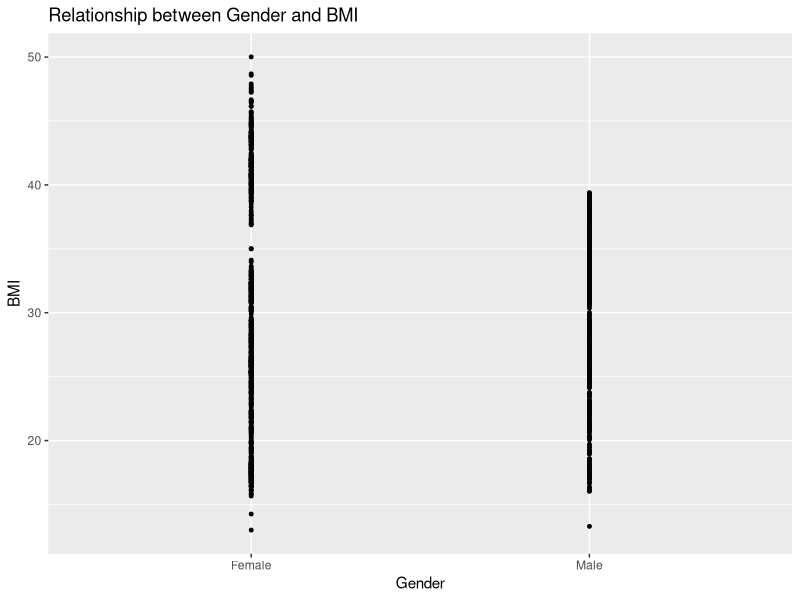
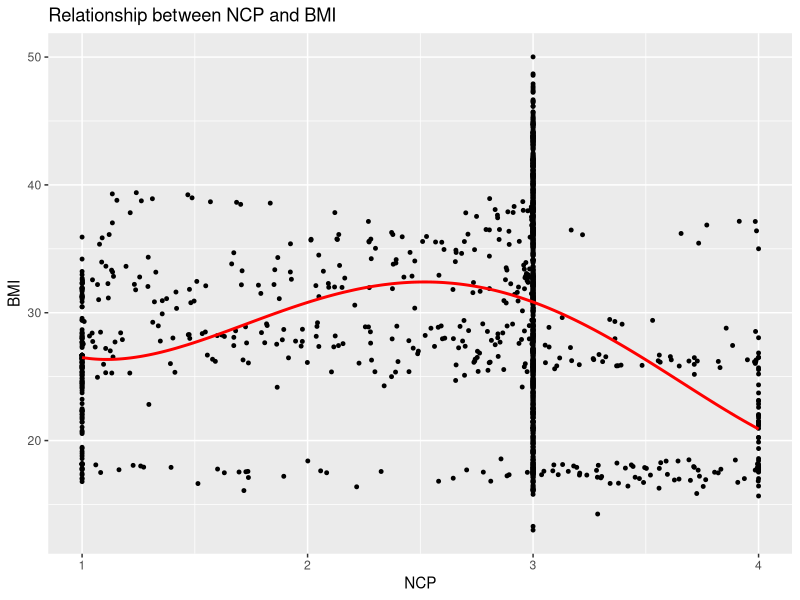
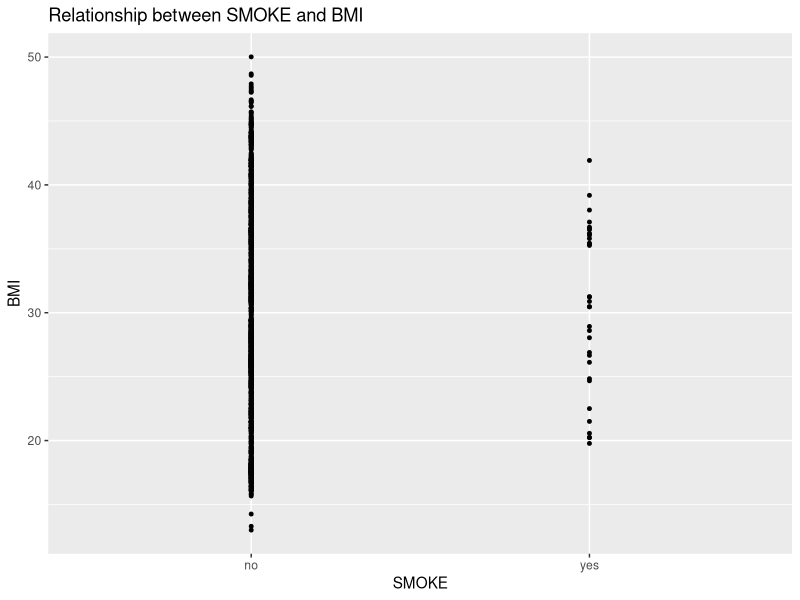
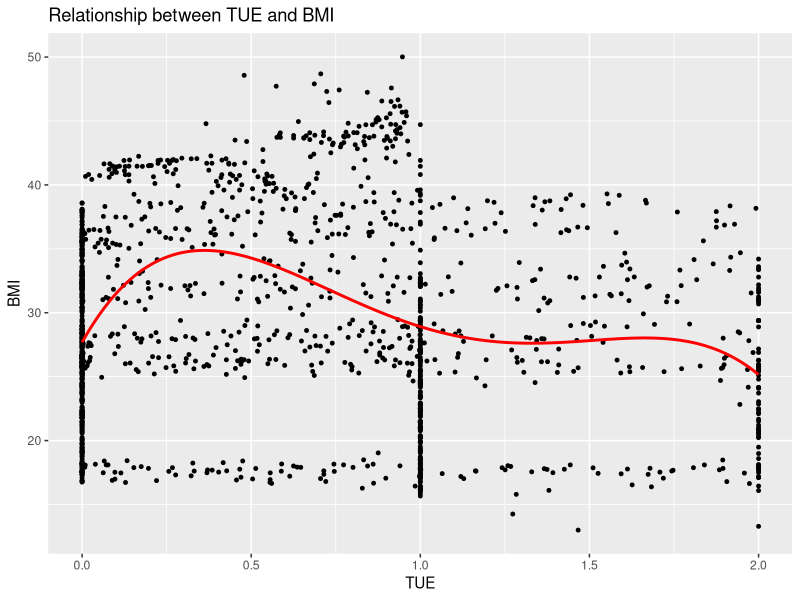

The R source for these figures, in order:
## ---- chunk 1
knitr::opts_chunk$set(echo = FALSE, warning = FALSE, message=FALSE, tidy.opts=list(width.cutoff=90), tidy=TRUE)
## ---- chunk 2
# -------------------------------------
# Setup Code Chunk
# Add any libraries etc used here.
# -------------------------------------
library(ggplot2)
library(tidyverse)

# Data importing
dataset = read.csv("ObesityDataSet_raw_and_data_sinthetic.csv")

# factor all categorical variables
dataset[sapply(dataset, is.character)] = lapply(dataset[sapply(dataset, is.character)], as.factor)

set.seed(1)
row.number = sample(1:nrow(dataset), 0.7 * nrow(dataset))
trainData = dataset[row.number, ]
testData = dataset[-row.number, ]

# BMI to use
BMI = trainData$Weight / (trainData$Height ^2)
## ---- chunk 3
# -----------------------------------------
# Lets graph the regression models
# -----------------------------------------

# -----------------------------------------
# Gender
m = lm(BMI ~ poly(Gender, 1), data = trainData)
trainData |>
  mutate(fitted = fitted(m)) |>
  ggplot(aes(x = Gender)) + geom_point(aes(y = BMI), size = 1) +
  ggtitle("Relationship between Gender and BMI")
# -----------------------------------------

# -----------------------------------------
# NCP
m = lm(BMI ~ poly(NCP, 4), data = trainData)
trainData |>
  mutate(fitted = fitted(m)) |>
  ggplot(aes(x = NCP)) + geom_point(aes(y = BMI), size = 1) +
  geom_line(aes(y = fitted),
            colour = "red", linewidth = 1) + 
  ggtitle("Relationship between NCP and BMI")
# -----------------------------------------

# -----------------------------------------
# SMOKE
m = lm(BMI ~ poly(SMOKE, 1), data = trainData)
trainData |> 
  mutate(fitted = fitted(m)) |> 
  ggplot(aes(x = SMOKE)) + geom_point(aes(y = BMI), size = 1) + 
  ggtitle("Relationship between SMOKE and BMI")
# -----------------------------------------

# -----------------------------------------
# TUE
m = lm(BMI ~ poly(TUE, 4), data = trainData)
trainData |>
  mutate(fitted = fitted(m)) |>
  ggplot(aes(x = TUE)) + geom_point(aes(y = BMI), size = 1) +
  geom_line(aes(y = fitted),
            colour = "red", linewidth = 1) +
  ggtitle("Relationship between TUE and BMI")
# -----------------------------------------
